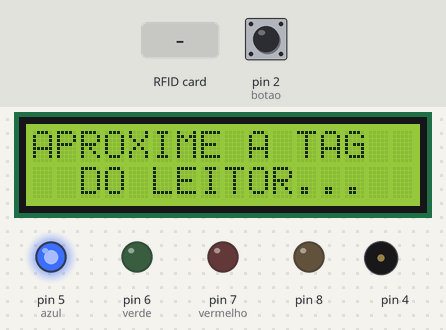
This sketch was run on a simulated Arduino Uno, built with avr-gcc and run on an emulated ATmega328P. On the bench: 16×2 character LCD, output pins drawn as LEDs (lit = HIGH), buzzer (waves = sounding). Dashed ring = blinking. Inputs (shaded band) come from the test bench; at power-on: pin 2 (botao) LOW. EEPROM starts erased; pins used as bus, display or sensor lines are not drawn; what the sketch prints to the serial monitor is not drawn.

Above: at 1.3 s.
1.4 s: pin 2 (botao) pulled HIGH for 0.15 s
At 2.1 s:
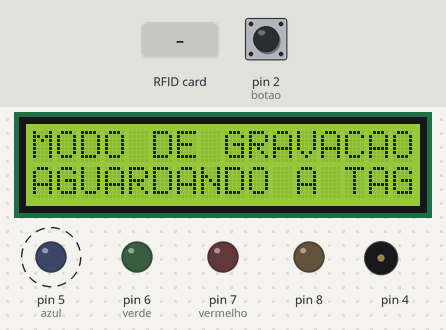
4.5 s: RFID card 5E 7A 19 C4 held to the reader
At 7.3 s:
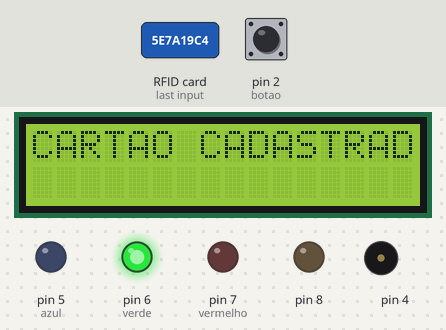
7.5 s: RFID card 5E 7A 19 C4 held to the reader
10.5 s: pin 2 (botao) pulled HIGH for 1 s
At 12.7 s:
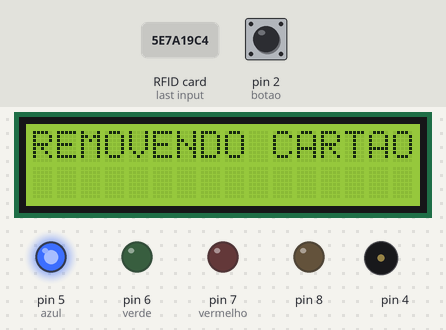
14.5 s: RFID card 5E 7A 19 C4 held to the reader
At 20.2 s:
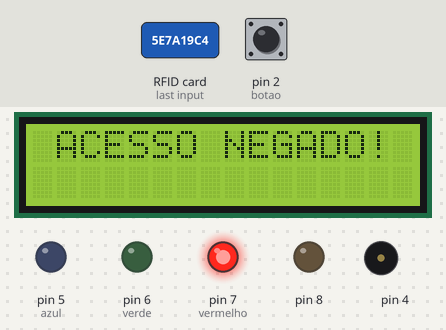
Timing chart, 0 to 23.2 s (numbered marks = the images above; inputs shaded):
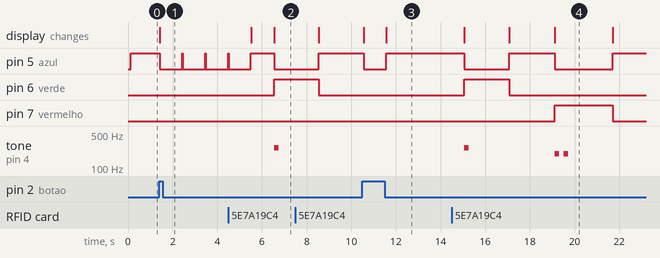

Measured:
- after the input at 1.4 s, pin 5 (azul): alternates HIGH for 0.03 s and LOW for 1.0 s, starting at once; the display: changes at once (image 1)
- after the input at 4.5 s, pin 6 (verde): LOW → HIGH after 2.0 s; tone on pin 4: silent → 262 Hz after 2.0 s, → silent 0.20 s later; the display: first changes after 1.0 s (image 2 shows a later state)
- after the input at 10.5 s, pin 6 (verde): stays LOW (without the input it goes to HIGH after 0.08 s); tone on pin 4: stops changing and stays silent; the display: first changes after 0.07 s (image 3 shows a later state)
- after the input at 14.5 s, pin 7 (vermelho): LOW → HIGH after 4.6 s, → LOW 2.6 s later; the display: first differs from a run without the input after 4.6 s (image 4)

The sketch:

teste.ino.ino
```cpp
#include <SPI.h>
#include <MFRC522.h>
#include <Servo.h>
#include <Stepper.h>
#include "pitches.h"
#include <EEPROM.h> //biblioteca para salvar dados na placa
#include <LiquidCrystal.h> //biblioteca para utilizar o display

#define SS_PIN 10
#define RST_PIN 9

// Leds indicadores acesso liberado ou negado
#define azul 5
#define verde 6
#define vermelho 7

//pino do sensor infravermelho
#define sensor 0

// Definicoes pino modulo RC522
MFRC522 mfrc522(SS_PIN, RST_PIN);

int estado_botao = 0;
const int botao = 2;
int pos;
int novoCartao = 0;
String cartoesCadastrados = "";
bool lerBotao = true;
//variavel do sensor
int obstaculo = 0;

Servo s;
char st[20];

MFRC522::MIFARE_Key key;

//define os pines que são utilizados com o display
LiquidCrystal lcd(A5, A4, A3, A2, A1, A0);

void setup()
{
  pinMode(azul, OUTPUT);
  pinMode(verde, OUTPUT);
  pinMode(vermelho, OUTPUT);
  pinMode(botao, INPUT);
  //pinMode(botao_cancela, INPUT);
  ///controla contraste do lcd
  pinMode(8,OUTPUT);
  //pino do sensor de entrada
  pinMode(sensor, INPUT);
  analogWrite(8,90);

  //digitalWrite(led_liberado, HIGH);
  //s.attach(3);
  // Inicia a serial
  Serial.begin(9600);
  // Inicia  SPI bus
  SPI.begin();
  // Inicia MFRC522
  mfrc522.PCD_Init();

  //define o numero de colunas e linhas do display
  lcd.begin(16,2);

  //acende Led Azul
  digitalWrite(azul, HIGH);
  //move motor para posição inicial
  //s.write(0);
  //delay(6000);
  //s.detach();
  //carregarCartoesCadastrados();
  mensagemInicial();
}

void carregarCartoesCadastrados(){
  lcd.clear();
  lcd.setCursor(0,0);
  lcd.print(" CARREGANDO...");
  Serial.println("Carregando cartoes cadastrados...");

for(int i = 0; i< 1024; i++){
  int aux = EEPROM.read(i);
  delay(2000);
  if (aux != 255){
    String cartao = "";
    char auxChar;
    int espacoBranco = 0;

    do{
      auxChar = char(EEPROM.read(i));
      cartao = cartao + auxChar;

      //Colocar " " (espaço em branco) a cada 2 letras
      espacoBranco ++;
      if (espacoBranco >= 2){
        cartao = cartao + " ";
        espacoBranco = 0;
      }


      i++;
    }while(auxChar != ';');
    i--;

    Serial.print("Cartao: ");
    Serial.println(cartao);

    cartoesCadastrados = cartoesCadastrados + cartao;

    Serial.print("Lista de Cartoes: ");
    Serial.println(cartoesCadastrados);


  }
 }
 delay(2000);
}

void mensagemInicial(){
  digitalWrite(azul, HIGH);
  digitalWrite(verde, LOW);
  digitalWrite(vermelho, LOW);
  //limpa display e exibe mensagem
  lcd.clear();
  lcd.setCursor(0,0);
  lcd.print("APROXIME A TAG");
  lcd.setCursor(0,1);
  lcd.print("  DO LEITOR...");
  Serial.println("Aproxime o cartão do leitor");
}

void loop()
{
  estado_botao = digitalRead(botao);
  if (estado_botao == 1){
    novoCartao = 1;
    Serial.println("Aproxime o novo cartao");
    lcd.clear();
    lcd.setCursor(0,0);
    lcd.print("MODO DE GRAVACAO");
    lcd.setCursor(0,1);
    lcd.print("AGUARDANDO A TAG...");
  }

  if(novoCartao > 0){
    novoCartao ++;
    modoGravacao();

    if(novoCartao > 14){
      novoCartao = 0;
      digitalWrite(vermelho, HIGH);
      digitalWrite(azul, LOW);
      tone(4, NOTE_G3, 200);
      delay(200);
      tone(4, NOTE_G3, 200);
      delay(200);
      noTone(4);
      lcd.clear();
      lcd.setCursor(0,0);
      lcd.print("TEMPO ESGOTADO!");
      delay(2000);
      mensagemInicial();
    }
  }else{

      // Look for new cards
      if ( ! mfrc522.PICC_IsNewCardPresent())
      {
        return;
      }
      // Select one of the cards
      if ( ! mfrc522.PICC_ReadCardSerial())
      {
        return;
      }

      //Mostra UID na serial
      Serial.print("UID da tag :");
      String conteudo= "";
      byte letra;
      for (byte i = 0; i < mfrc522.uid.size; i++)
      {
         Serial.print(mfrc522.uid.uidByte[i] < 0x10 ? " 0" : " ");
         Serial.print(mfrc522.uid.uidByte[i], HEX);
         conteudo.concat(String(mfrc522.uid.uidByte[i] < 0x10 ? " 0" : " "));
         conteudo.concat(String(mfrc522.uid.uidByte[i], HEX));
      }
      Serial.println();
      Serial.print("Mensagem : ");
      conteudo.toUpperCase();

      if (cartaoExiste(conteudo.substring(1))){
        Serial.println("Acesso liberado");
        lcd.clear();
        lcd.setCursor(0,0);
        lcd.print("ACESSO LIBERADO!");
        digitalWrite(azul, LOW);
        digitalWrite(verde, HIGH);
        tone(4, NOTE_G3, 200);
        delay(200);
        noTone(4);
        abrirPorta();
        delay(2000);
        mensagemInicial();
      }else{
        Serial.println("Cartao nao encontrado!");
        lcd.clear();
        lcd.setCursor(0,0);
        lcd.print(" ACESSO NEGADO!");
        digitalWrite(azul, LOW);
        digitalWrite(vermelho, HIGH);
        tone(4, NOTE_G3, 200);
        delay(400);
        tone(4, NOTE_G3, 200);
        delay(200);
        noTone(4);
        delay(2000);
        mensagemInicial();
      }
  }
}

void modoGravacao(){
      digitalWrite(azul, LOW);
      delay(1000);
      digitalWrite(azul, HIGH);

      // Aguarda a aproximacao do cartao
      if ( ! mfrc522.PICC_IsNewCardPresent())
      {
        return;
      }
      // Seleciona um dos cartoes
      if ( ! mfrc522.PICC_ReadCardSerial())
      {
        return;
      }
      // Mostra UID na serial
      Serial.print("UID da tag :");
      String conteudo= "";
      byte letra;
      for (byte i = 0; i < mfrc522.uid.size; i++)
      {
        Serial.print(mfrc522.uid.uidByte[i] < 0x10 ? " 0" : " ");
        Serial.print(mfrc522.uid.uidByte[i], HEX);
        conteudo.concat(String(mfrc522.uid.uidByte[i] < 0x10 ? " 0" : " "));
        conteudo.concat(String(mfrc522.uid.uidByte[i], HEX));
      }

      String novoCartao = conteudo.substring(1);
      novoCartao.toUpperCase();
      novoCartao.trim();
      novoCartao = novoCartao + " ;";

      if(cartoesCadastrados.indexOf(novoCartao) < 0){
        cadastrarNovoCartao(novoCartao);
      }else{
        removerCartao(novoCartao);
      }

      delay(2000);
      mensagemInicial();

}

void cadastrarNovoCartao(String cartao){

  Serial.println("Adicionando cartao: ");
  Serial.println(cartao);
  lcd.clear();
  lcd.print("  LENDO CARTAO");
  delay(1000);

  cartoesCadastrados = cartoesCadastrados + cartao;

  //remove os espacos em branco do cartao e adiciona o ';'
  cartao.replace(" ","");

  //Adicionar o novo cartão na memória
  for(int i = 0; i< 1024; i++){

    int aux = EEPROM.read(i);

    if (aux == 255){
      for(int j = 0; j< cartao.length(); j++){
        EEPROM.write(i, byte(cartao.charAt(j)));
        i++;
      }
      break;
    }
  }
  novoCartao = 0;
  digitalWrite(azul, LOW);
  digitalWrite(verde, HIGH);
  tone(4, NOTE_C4, 200);
  lcd.clear();
  lcd.print("CARTAO CADASTRADO");
  delay(2000);
  mensagemInicial();
}

void removerCartao(String cartao){
  Serial.println("Removendo cartao: ");
  Serial.println(cartao);
  lcd.clear();
  lcd.print("REMOVENDO CARTAO...");

  cartoesCadastrados.replace(cartao, "");
  Serial.println("Cartoes atuais: ");
  Serial.println(cartoesCadastrados);


 //Remove o cartão na memória
 String auxCartoesCadastrados = cartoesCadastrados;
 auxCartoesCadastrados.replace(" ","");
  for(int i = 0; i< 1024; i++){

   if(i < auxCartoesCadastrados.length()){
     EEPROM.write(i, byte(auxCartoesCadastrados.charAt(i)));
   }else{
     EEPROM.write(i, 255);
   }
  }
  novoCartao = 0;
  digitalWrite(azul, LOW);
  digitalWrite(verde, HIGH);
  tone(4, NOTE_C4, 200);
  lcd.clear();
  lcd.print("CARTAO REMOVIDO!");
  delay(2000);
  mensagemInicial();
}


void piscaLed(int valor){
  while (valor == 0){
    digitalWrite(azul, LOW);
    digitalWrite(azul, HIGH);
  }
  digitalWrite(azul, HIGH);
}

bool cartaoExiste(String cartao){
  if (cartoesCadastrados.indexOf(cartao) >= 0){
    return true;
    delay(500);
  }
  return false;
}

void abrirPorta(){
 int j = 0;
 //abre porta
 s.attach(3);
 for (int i = 200; i <= 400; i++){
    s.write(i);
    Serial.println(i);
    alertaMovimento();
    if (i == 200){
      //escreve somente no início do movimento
      lcd.clear();
      lcd.print(" ABRINDO PORTA!");
    }
 }
 lcd.clear();
 lcd.setCursor(0,0);
 lcd.print("    ABERTA");

 s.detach();

 delay(3000);
 //fecha porta
 s.attach(3);
 lcd.clear();
 lcd.print("FECHANDO PORTA!");
 for (int i = 0; i > -170; i--){
    if (digitalRead(sensor) == 1){ // sem movimento
      s.write(i);
      Serial.println(i);
      alertaMovimento();
    }else{
      lcd.clear();
      while (digitalRead(sensor) == 0){
        lcd.setCursor(0,0);
        lcd.print("MOVIMENTO PARADO");
        s.detach();
        Serial.println("Mantem porta fechada");
      }
      lcd.clear();
      lcd.print("FECHANDO PORTA!");
      s.attach(3);
    }
 }
 s.detach();
}

void alertaMovimento(){
  tone(4, NOTE_G2, 10);
  delay(50);
}
```

pitches.h
```cpp
/*************************************************
 * Public Constants
 *************************************************/

#define NOTE_B0  31
#define NOTE_C1  33
#define NOTE_CS1 35
#define NOTE_D1  37
#define NOTE_DS1 39
#define NOTE_E1  41
#define NOTE_F1  44
#define NOTE_FS1 46
#define NOTE_G1  49
#define NOTE_GS1 52
#define NOTE_A1  55
#define NOTE_AS1 58
#define NOTE_B1  62
#define NOTE_C2  65
#define NOTE_CS2 69
#define NOTE_D2  73
#define NOTE_DS2 78
#define NOTE_E2  82
#define NOTE_F2  87
#define NOTE_FS2 93
#define NOTE_G2  98
#define NOTE_GS2 104
#define NOTE_A2  110
#define NOTE_AS2 117
#define NOTE_B2  123
#define NOTE_C3  131
#define NOTE_CS3 139
#define NOTE_D3  147
#define NOTE_DS3 156
#define NOTE_E3  165
#define NOTE_F3  175
#define NOTE_FS3 185
#define NOTE_G3  196
#define NOTE_GS3 208
#define NOTE_A3  220
#define NOTE_AS3 233
#define NOTE_B3  247
#define NOTE_C4  262
#define NOTE_CS4 277
#define NOTE_D4  294
#define NOTE_DS4 311
#define NOTE_E4  330
#define NOTE_F4  349
#define NOTE_FS4 370
#define NOTE_G4  392
#define NOTE_GS4 415
#define NOTE_A4  440
#define NOTE_AS4 466
#define NOTE_B4  494
#define NOTE_C5  523
#define NOTE_CS5 554
#define NOTE_D5  587
#define NOTE_DS5 622
#define NOTE_E5  659
#define NOTE_F5  698
#define NOTE_FS5 740
#define NOTE_G5  784
#define NOTE_GS5 831
#define NOTE_A5  880
#define NOTE_AS5 932
#define NOTE_B5  988
#define NOTE_C6  1047
#define NOTE_CS6 1109
#define NOTE_D6  1175
#define NOTE_DS6 1245
#define NOTE_E6  1319
#define NOTE_F6  1397
#define NOTE_FS6 1480
#define NOTE_G6  1568
#define NOTE_GS6 1661
#define NOTE_A6  1760
#define NOTE_AS6 1865
#define NOTE_B6  1976
#define NOTE_C7  2093
#define NOTE_CS7 2217
#define NOTE_D7  2349
#define NOTE_DS7 2489
#define NOTE_E7  2637
#define NOTE_F7  2794
#define NOTE_FS7 2960
#define NOTE_G7  3136
#define NOTE_GS7 3322
#define NOTE_A7  3520
#define NOTE_AS7 3729
#define NOTE_B7  3951
#define NOTE_C8  4186
#define NOTE_CS8 4435
#define NOTE_D8  4699
#define NOTE_DS8 4978
```
